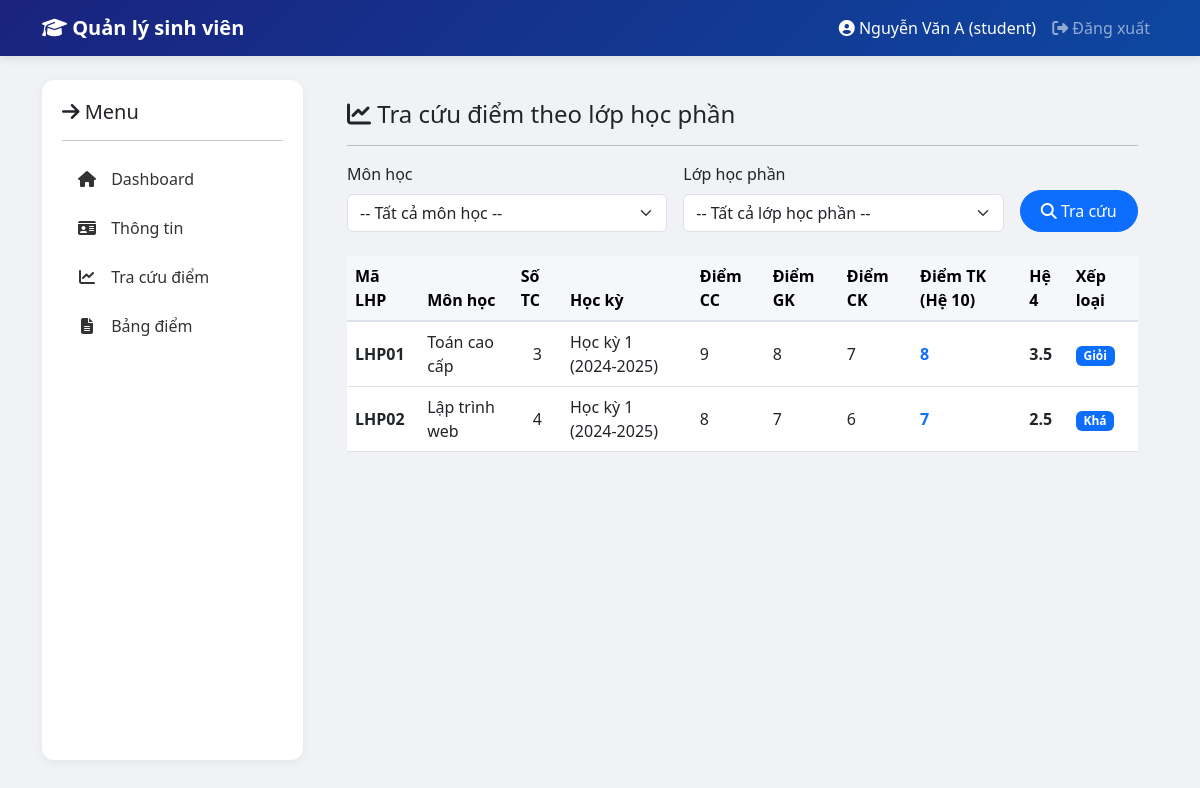
/student/grades (signed in), run on an earlier commit of the app's database.
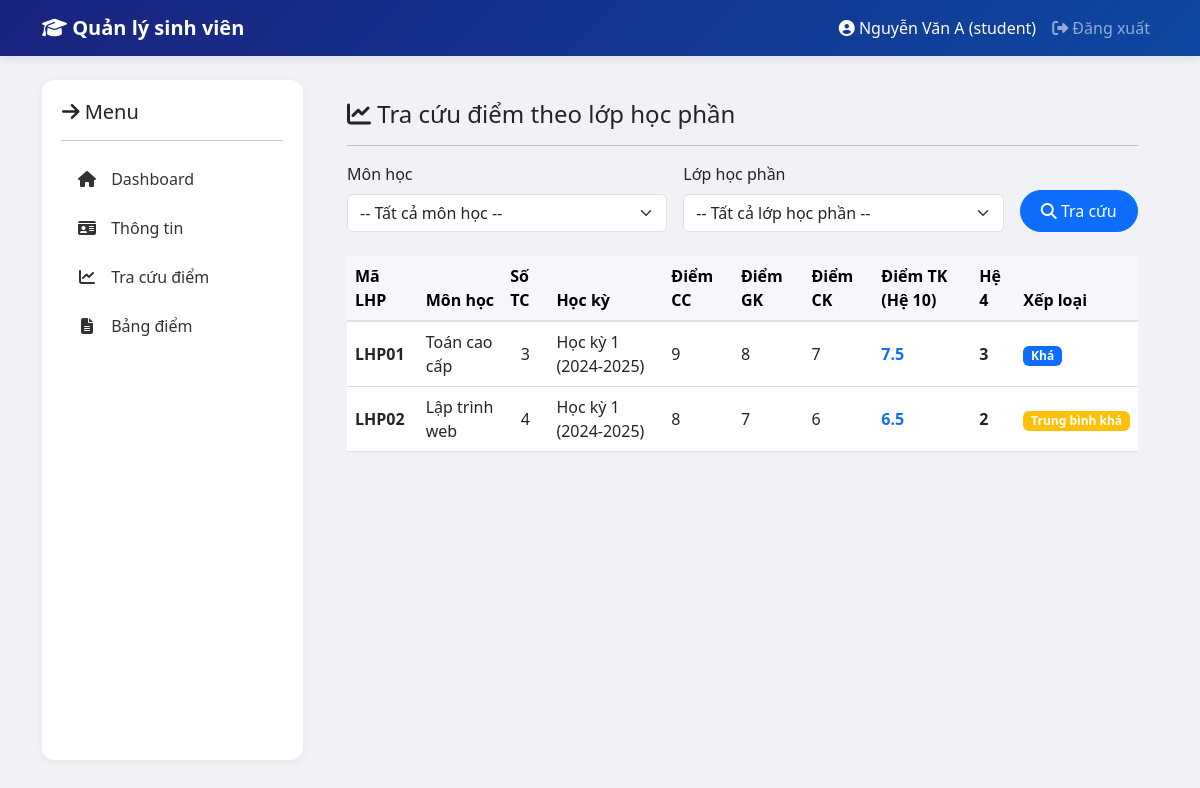
And on a later commit of the database.
### tables this page shows
CREATE TABLE KetQua (
    MaSV VARCHAR(20),
    MaLHP VARCHAR(20),
    DiemChuyenCan FLOAT DEFAULT 0,
    DiemGiuaKy FLOAT DEFAULT 0,
    DiemCuoiKy FLOAT DEFAULT 0,
    DiemTongKet FLOAT DEFAULT 0,
    PRIMARY KEY (MaSV, MaLHP),
    FOREIGN KEY (MaSV) REFERENCES SinhVien(MaSV),
    FOREIGN KEY (MaLHP) REFERENCES LopHocPhan(MaLHP)
);

CREATE TABLE MonHoc (
    MaMH VARCHAR(20) PRIMARY KEY,
    TenMH VARCHAR(100) NOT NULL,
    SoTinChi INT NOT NULL
);

CREATE TABLE HocKy (
    MaHK VARCHAR(20) PRIMARY KEY,
    TenHK VARCHAR(100) NOT NULL,
    NamHoc VARCHAR(20) NOT NULL
);

### controllers/StudentController.php (called while the page is built, shortened)
<?php
require_once __DIR__ . '/../models/Ketqua.php';
require_once __DIR__ . '/../models/LopHocPhan.php';
require_once __DIR__ . '/../models/MonHoc.php';
require_once __DIR__ . '/../models/Hocky.php';
class StudentController {
    private $ketQuaModel;
    private $lopHocPhanModel;
    private $monHocModel;
    private $hocKyModel;
    public function __construct($pdo) {
        $this->ketQuaModel = new KetQua($pdo);
        $this->lopHocPhanModel = new LopHocPhan($pdo);
        $this->monHocModel = new MonHoc($pdo);
        $this->hocKyModel = new HocKy($pdo);
    }
    public function getGrades() {
        $maSV = $_SESSION['user']['maSV'];
        $MaMH = $_GET['MaMH'] ?? null;
        $MaLHP = $_GET['MaLHP'] ?? null;
        $ketQuaList = $this->ketQuaModel->getByStudent($maSV);
        $populatedList = [];
        foreach ($ketQuaList as $kq) {
            $lopHocPhan = $this->lopHocPhanModel->getById($kq['MaLHP']);
            $monHoc = $this->monHocModel->getById($lopHocPhan['MaMH']);
            $hocKy = $this->hocKyModel->getById($lopHocPhan['MaHK']);
            $populatedList[] = array_merge($kq, [
                'monHoc' => $monHoc,
                'hocKy' => $hocKy
            ]);
        }
        $lopHocPhanList = $this->lopHocPhanModel->getAll();
        $monHocList = $this->monHocModel->getAll();
        render('student/grades', [
            'user' => $_SESSION['user'],
            'ketQuaList' => $populatedList,
            'lopHocPhanList' => $lopHocPhanList,
            'monHocList' => $monHocList,
            'MaMH' => $MaMH,
            'MaLHP' => $MaLHP
        ]);
    }
}
?>

### public/index.php (called while the page is built, shortened)
<?php
require_once __DIR__ . '/../config/database.php';
require_once __DIR__ . '/../routes/index.php';
?>

### models/Ketqua.php (called while the page is built, shortened)
<?php
class KetQua {
    private $db;
    public function __construct($pdo) {
        $this->db = $pdo;
    }
    public function getByStudent($maSV) {
        $stmt = $this->db->prepare("
            SELECT kq.*, mh.TenMH, mh.SoTinChi, lhp.MaMH, lhp.MaHK
            FROM KetQua kq
            JOIN LopHocPhan lhp ON kq.MaLHP = lhp.MaLHP
            JOIN MonHoc mh ON lhp.MaMH = mh.MaMH
            WHERE kq.MaSV = ?
        ");
        $stmt->execute([$maSV]);
        return $stmt->fetchAll();
    }
    public static function toHe4($diem10) {
        if ($diem10 >= 8.0) return 3.5;
        if ($diem10 >= 7.5) return 3.0;
        if ($diem10 >= 7.0) return 2.5;
        if ($diem10 >= 6.5) return 2.0;
        return 0.0;
    }
    public static function xepLoai($diem10) {
        if ($diem10 >= 8.0) return 'Giỏi';
        if ($diem10 >= 7.0) return 'Khá';
        if ($diem10 >= 6.0) return 'Trung bình khá';
        return 'Yếu/Kém';
    }
}
?>

### models/MonHoc.php (called while the page is built, shortened)
<?php
class MonHoc {
    private $db;
    public function __construct($pdo) {
        $this->db = $pdo;
    }
    public function getAll() {
        $stmt = $this->db->query("SELECT * FROM MonHoc ORDER BY MaMH");
        return $stmt->fetchAll();
    }
}
?>

### models/Hocky.php (called while the page is built, shortened)
<?php
class HocKy {
    private $db;
    public function __construct($pdo) {
        $this->db = $pdo;
    }
    public function getById($maHK) {
        $stmt = $this->db->prepare("SELECT * FROM HocKy WHERE MaHK = ?");
        $stmt->execute([$maHK]);
        return $stmt->fetch();
    }
}
?>

### models/LopHocPhan.php (called while the page is built, shortened)
<?php
class LopHocPhan {
    private $db;
    public function __construct($pdo) {
        $this->db = $pdo;
    }
    public function getById($maLHP) {
        $stmt = $this->db->prepare("SELECT * FROM LopHocPhan WHERE MaLHP = ?");
        $stmt->execute([$maLHP]);
        return $stmt->fetch();
    }
}
?>

### views/student/grades.php (the view, shortened to what this page needs)
<h4><i class="fas fa-chart-line"></i> Tra cứu điểm theo lớp học phần</h4>
<hr>
<form method="GET" action="<?= url('/student/grades') ?>" class="row g-3 mb-4">
    <div class="col-md-5">
        <label class="form-label">Môn học</label>
        <select class="form-select" name="MaMH">
            <option value="">-- Tất cả môn học --</option>
        </select>
    </div>
    <div class="col-md-5">
        <label class="form-label">Lớp học phần</label>
        <select class="form-select" name="MaLHP">
            <option value="">-- Tất cả lớp học phần --</option>
        </select>
    </div>
    <div class="col-md-2 d-flex align-items-end">
        <button type="submit" class="btn btn-primary w-100"><i class="fas fa-search"></i> Tra cứu</button>
    </div>
</form>
<div class="table-responsive">
    <table class="table table-hover align-middle">
        <thead class="table-light">
            <tr>
                <th>Mã LHP</th>
                <th>Môn học</th>
                <th>Số TC</th>
                <th>Học kỳ</th>
                <th>Điểm CC</th>
                <th>Điểm GK</th>
                <th>Điểm CK</th>
                <th>Điểm TK (Hệ 10)</th>
                <th>Hệ 4</th>
                <th>Xếp loại</th>
            </tr>
        </thead>
        <tbody>
            <?php foreach ($ketQuaList as $kq): ?>
            <?php
                $he4 = KetQua::toHe4($kq['DiemTongKet']);
                $xl = KetQua::xepLoai($kq['DiemTongKet']);
                $bg = match(true) {
                    $kq['DiemTongKet'] >= 9 => 'success',
                    $kq['DiemTongKet'] >= 7 => 'primary',
                    $kq['DiemTongKet'] >= 5 => 'warning',
                    default => 'danger'
                };
            ?>
            <tr>
                <td><strong><?= htmlspecialchars($kq['MaLHP']) ?></strong></td>
                <td><?= htmlspecialchars($kq['monHoc']['TenMH'] ?? 'N/A') ?></td>
                <td class="text-center"><?= htmlspecialchars($kq['monHoc']['SoTinChi'] ?? 0) ?></td>
                <td><?= htmlspecialchars($kq['hocKy']['TenHK'] ?? '') ?> (<?= htmlspecialchars($kq['hocKy']['NamHoc'] ?? '') ?>)</td>
                <td><?= $kq['DiemChuyenCan'] ?></td>
                <td><?= $kq['DiemGiuaKy'] ?></td>
                <td><?= $kq['DiemCuoiKy'] ?></td>
                <td><strong class="text-primary"><?= $kq['DiemTongKet'] ?></strong></td>
                <td><strong><?= $he4 ?></strong></td>
                <td><span class="badge bg-<?= $bg ?>"><?= $xl ?></span></td>
            </tr>
            <?php endforeach; ?>
        </tbody>
    </table>
</div>

### routes/index.php (shortened to what this page needs)
<?php
require_once __DIR__ . '/../config/database.php';
require_once __DIR__ . '/../controllers/StudentController.php';
$uri = parse_url($_SERVER['REQUEST_URI'], PHP_URL_PATH);
if (defined('BASE_URL') && BASE_URL !== '' && str_starts_with($uri, BASE_URL)) {
    $uri = substr($uri, strlen(BASE_URL));
}
$method = $_SERVER['REQUEST_METHOD'];
$authController = new AuthController($pdo);
$studentController = new StudentController($pdo);
if ($uri === '/auth/login' && $method === 'GET') {
    $authController->showLogin();
} elseif ($uri === '/auth/login' && $method === 'POST') {
    $authController->login();
} elseif ($uri === '/auth/logout') {
    $authController->logout();
}
elseif (str_starts_with($uri, '/student')) {
    if ($uri === '/student/dashboard') {
        $studentController->dashboard();
    } elseif ($uri === '/student/profile') {
        $studentController->getProfile();
    } elseif ($uri === '/student/grades') {
        $studentController->getGrades();
    } elseif ($uri === '/student/transcript') {
        $studentController->getTranscript();
    }
}
else {
    http_response_code(404);
    render('error', [
        'title' => '404 - Không tìm thấy',
        'message' => 'Trang bạn yêu cầu không tồn tại'
    ]);
}
?>

### config/database.php (shortened to what this page needs)
<?php
function url($path = '') {
    $base = defined('BASE_URL') ? BASE_URL : '';
    if ($path === '' || $path === '/') {
        return $base ?: '/';
    }
    return ($base ? $base : '') . '/' . ltrim($path, '/');
}
function render($view, $data = []) {
    extract($data);
    $viewFile = __DIR__ . '/../views/' . $view . '.php';
    include $viewFile;
    $content = ob_get_clean();
    $layoutFile = __DIR__ . '/../views/layouts/main.php';
    if (file_exists($layoutFile)) {
        include $layoutFile;
    } else {
        echo $content;
    }
}
?>

### views/layouts/main.php (shortened to what this page needs)
<!DOCTYPE html>
<html lang="vi">
<head>
    <link href="https://cdn.jsdelivr.net/npm/bootstrap@5.3.0/dist/css/bootstrap.min.css" rel="stylesheet">
    <link rel="stylesheet" href="https://cdnjs.cloudflare.com/ajax/libs/font-awesome/6.4.0/css/all.min.css">
    <link rel="stylesheet" href="<?= url('/css/style.css') ?>">
</head>
<body>
    <nav class="navbar navbar-expand-lg navbar-dark">
        <div class="container">
            <a class="navbar-brand" href="<?= url('/') ?>">
                <i class="fas fa-graduation-cap"></i> Quản lý sinh viên
            </a>
            <div class="collapse navbar-collapse" id="navbarNav">
                <ul class="navbar-nav ms-auto">
                    <?php if (isset($_SESSION['user'])): ?>
                    <li class="nav-item">
                        <span class="nav-link text-white">
                            <i class="fas fa-user-circle"></i>
                            <?= $_SESSION['user']['hoTen'] ?> (<?= $_SESSION['user']['role'] ?>)
                        </span>
                    </li>
                    <li class="nav-item">
                        <a class="nav-link" href="<?= url('/auth/logout') ?>">
                            <i class="fas fa-sign-out-alt"></i> Đăng xuất
                        </a>
                    </li>
                    <?php endif; ?>
                </ul>
            </div>
        </div>
    </nav>
    <div class="container mt-4">
        <div class="row">
            <?php if (isset($_SESSION['user'])): ?>
            <div class="col-md-3">
                <div class="sidebar">
                    <h5 class="mb-3"><i class="fas fa-arrow-right"></i> Menu</h5>
                    <hr>
                    <?php if ($_SESSION['user']['role'] === 'admin'): ?>
                        <a href="<?= url('/admin/dashboard') ?>" class="nav-link <?= ($active ?? '') === 'dashboard' ? 'active' : '' ?>">
                            <i class="fas fa-home"></i> Dashboard
                        </a>
                        <a href="<?= url('/admin/sinhvien') ?>" class="nav-link <?= ($active ?? '') === 'sinhvien' ? 'active' : '' ?>">
                            <i class="fas fa-users"></i> Sinh viên
                        </a>
                        <a href="<?= url('/admin/giangvien') ?>" class="nav-link <?= ($active ?? '') === 'giangvien' ? 'active' : '' ?>">
                            <i class="fas fa-chalkboard-teacher"></i> Giảng viên
                        </a>
                        <a href="<?= url('/admin/monhoc') ?>" class="nav-link <?= ($active ?? '') === 'monhoc' ? 'active' : '' ?>">
                            <i class="fas fa-book"></i> Môn học
                        </a>
                        <a href="<?= url('/admin/hocky') ?>" class="nav-link <?= ($active ?? '') === 'hocky' ? 'active' : '' ?>">
                            <i class="fas fa-calendar-alt"></i> Học kỳ
                        </a>
                        <a href="<?= url('/admin/lophocphan') ?>" class="nav-link <?= ($active ?? '') === 'lophocphan' ? 'active' : '' ?>">
                            <i class="fas fa-layer-group"></i> Lớp học phần
                        </a>
                        <a href="<?= url('/admin/ketqua') ?>" class="nav-link <?= ($active ?? '') === 'ketqua' ? 'active' : '' ?>">
                            <i class="fas fa-clipboard-list"></i> Kết quả
                        </a>
                    <?php elseif ($_SESSION['user']['role'] === 'student'): ?>
                        <a href="<?= url('/student/dashboard') ?>" class="nav-link <?= ($active ?? '') === 'dashboard' ? 'active' : '' ?>">
                            <i class="fas fa-home"></i> Dashboard
                        </a>
                        <a href="<?= url('/student/profile') ?>" class="nav-link <?= ($active ?? '') === 'profile' ? 'active' : '' ?>">
                            <i class="fas fa-id-card"></i> Thông tin
                        </a>
                        <a href="<?= url('/student/grades') ?>" class="nav-link <?= ($active ?? '') === 'grades' ? 'active' : '' ?>">
                            <i class="fas fa-chart-line"></i> Tra cứu điểm
                        </a>
                        <a href="<?= url('/student/transcript') ?>" class="nav-link <?= ($active ?? '') === 'transcript' ? 'active' : '' ?>">
                            <i class="fas fa-file-alt"></i> Bảng điểm
                        </a>
                    <?php endif; ?>
                </div>
            </div>
            <div class="col-md-9">
                <div class="content">
                    <?= $content ?? '' ?>
                </div>
            </div>
            <?php else: ?>
            <div class="col-12">
                <?= $content ?? '' ?>
            </div>
            <?php endif; ?>
        </div>
    </div>
</body>
</html>

### public/css/style.css (style rules this page uses)
body { background: #f0f2f5; min-height: 100vh; }
.navbar { background: linear-gradient(135deg, #1a237e, #0d47a1); box-shadow: 0 2px 10px rgba(0,0,0,0.1); }
.navbar-brand { font-weight: 600; }
.sidebar { background: white; border-radius: 12px; padding: 20px; box-shadow: 0 2px 8px rgba(0,0,0,0.06); min-height: calc(100vh - 120px); }
.sidebar .nav-link { color: #333; border-radius: 8px; padding: 10px 15px; margin-bottom: 5px; transition: all 0.2s; text-decoration: none; display: block; }
.sidebar .nav-link i { margin-right: 10px; width: 20px; text-align: center; }
.content { padding: 20px; }
.btn { border-radius: 30px; padding: 8px 20px; }
.table th { background: #f5f7fb; border-bottom: 2px solid #dde1e9; }

What changed in the data, as far as the page shows it:
changed ketqua "LHP01": DiemTongKet "8" → "7.5"; DiemTongKet "3.5" → "3"; DiemTongKet "Giỏi" → "Khá"
changed ketqua "LHP02": DiemTongKet "7" → "6.5"; DiemTongKet "2.5" → "2"; DiemTongKet "Khá" → "Trung bình khá"
